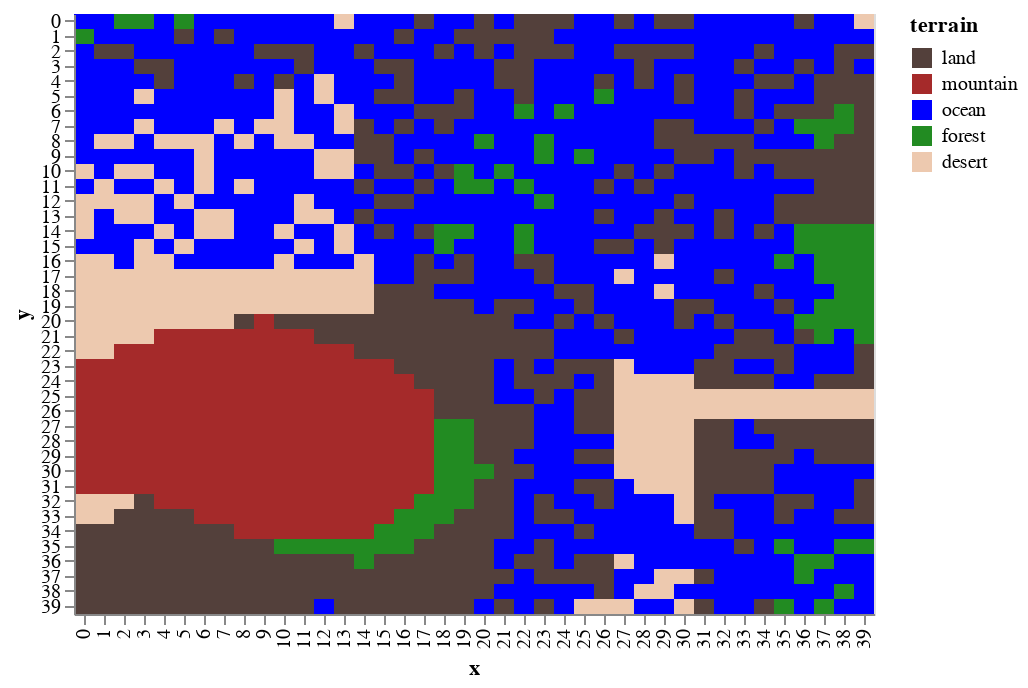

Notebook code cell kept with this figure:
### Code cell
world.df_features['terrain'] = world.df_features.apply(lambda x: w.set_ecology(x,landscape),axis =1 )
draw.drawterrainadvanced(world.df_features)

### Figure 1 — Vega-Lite specification as saved in the notebook (floating-point values rounded to 4 significant figures; data arrays with more than 128 entries replaced by an {"elided": "..."} marker saying what was removed)
{"$schema": "https://vega.github.io/schema/vega-lite/v2.6.0.json", "config": {"view": {"height": 300, "width": 400}}, "data": {"name": "data-261359def6fe8aef9ec156b5c71aebd5"}, "datasets": {"data-261359def6fe8aef9ec156b5c71aebd5": {"elided": "1600 records"}}, "encoding": {"color": {"field": "terrain", "scale": {"domain": ["land", "mountain", "ocean", "forest", "desert"], "range": ["#53403B", "brown", "blue", "#228b22", "#edc9af"]}, "type": "nominal"}, "x": {"field": "x", "type": "ordinal"}, "y": {"field": "y", "type": "ordinal"}}, "mark": "rect"}
